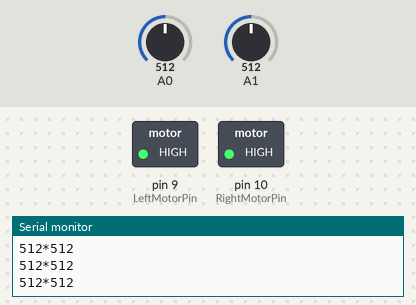
Recording of a sketch running on a simulated Arduino Uno, built with avr-gcc and run on an emulated ATmega328P. Shown: switched loads named in the sketch (green lamp = pin HIGH), the last lines printed to the serial monitor. The test bench sets the inputs (shaded band); at power-on: A0 = 512, A1 = 512.

Above: at 1.2 s.
1.3 s: A0 set to 83
2.8 s: A0 set to 69
At 3.1 s:
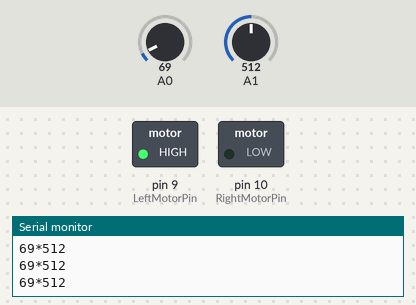
4.3 s: A1 set to 108
5.8 s: A1 set to 95
Timing chart, 0 to 8.3 s (numbered marks = the images above; inputs shaded):
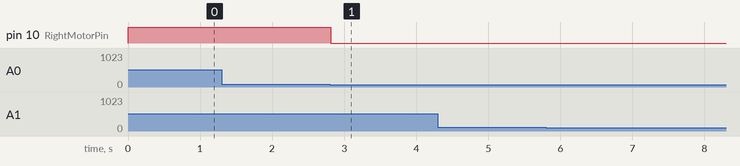

Measured:
- the behaviour switches between 76 and 75 on A0 (found by bisection; images 0 and 1)
- after the input at 2.8 s, pin 10 (RightMotorPin): HIGH → LOW at once

The sketch:

RobotLineLDRRelay.ino
```cpp
// ** ATENÇÃO **
// REGULADO PARA LUZ INDOR
// DEVE-SE AJUSTAR ESTES VALORES PARA NIVEIS DE ILUMINAÇÃO AMBIENTE DIFERENTES
#define THRESHOLD_LDR1 75 //LIGHT LDR Reflection
#define THRESHOLD_LDR2 75 //LIGHT LDR Reflection

//PINS
#define LeftMotorPin  9
#define RightMotorPin 10

short left_sensor;
short right_sensor;

void setup()
{
    pinMode(LeftMotorPin, OUTPUT);   // sets the pin as output
    pinMode(RightMotorPin, OUTPUT);   // sets the pin as output

    FORWARD();

    Serial.begin(9600);
}


void readSensors() {
    left_sensor = analogRead(A0);
    right_sensor = analogRead(A1);

    Serial.print(left_sensor);
    Serial.print("*");
    Serial.println(right_sensor);

    if (left_sensor > THRESHOLD_LDR1) left_sensor = 1; else left_sensor = 0;
    if (right_sensor > THRESHOLD_LDR2) right_sensor = 1; else right_sensor = 0;

}

void loop()
{

   readSensors();

   if (left_sensor == 1 && right_sensor == 0){
     RIGHT2();
   } else if (left_sensor == 0 && right_sensor == 1)  {
     LEFT2();
   }
}


void FORWARD() {
    digitalWrite(LeftMotorPin,HIGH);
    digitalWrite(RightMotorPin,HIGH);
}

void STOP() {
    digitalWrite(LeftMotorPin,LOW);
    digitalWrite(RightMotorPin,LOW);
}

void RIGHT2() {
    digitalWrite(LeftMotorPin,LOW);
    digitalWrite(RightMotorPin,HIGH);
}

void LEFT2() {
    digitalWrite(LeftMotorPin,HIGH);
    digitalWrite(RightMotorPin,LOW);
}
```
